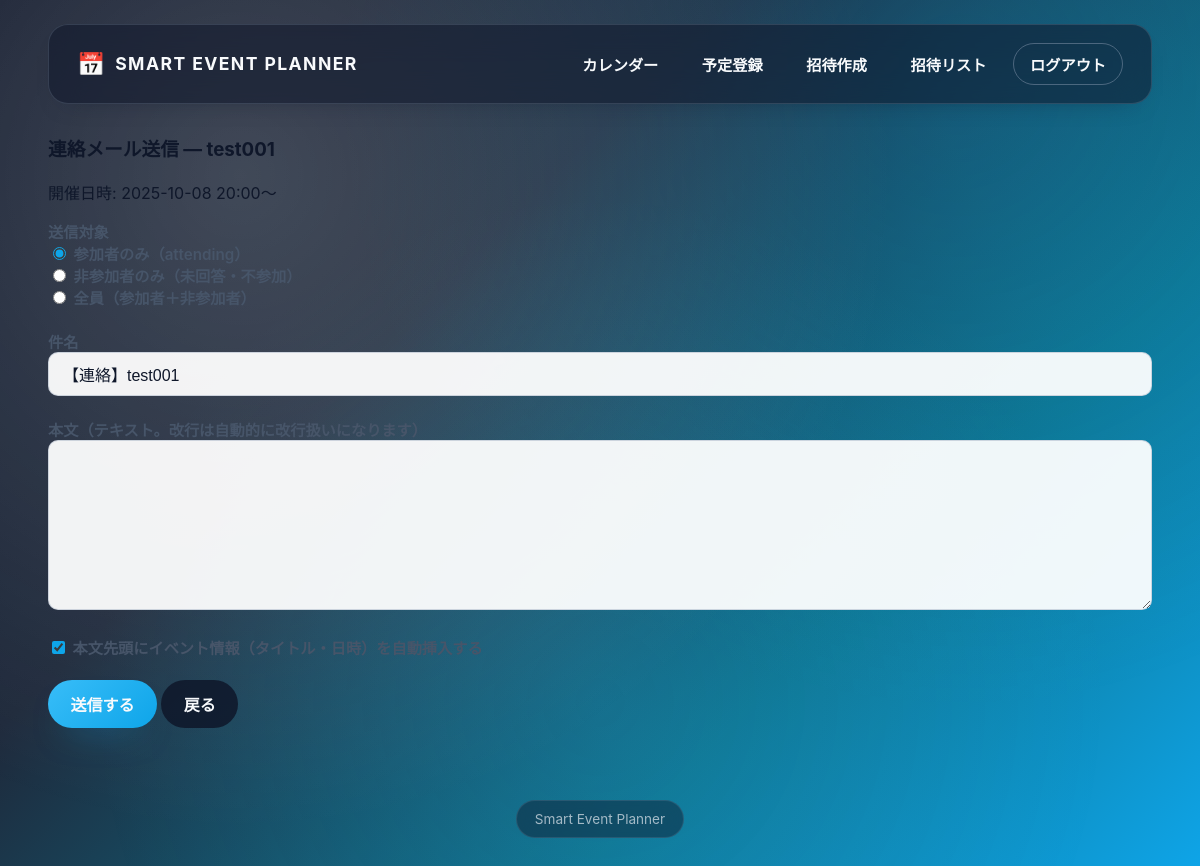
/event/1/email (signed in), run on an earlier commit of the app's database.
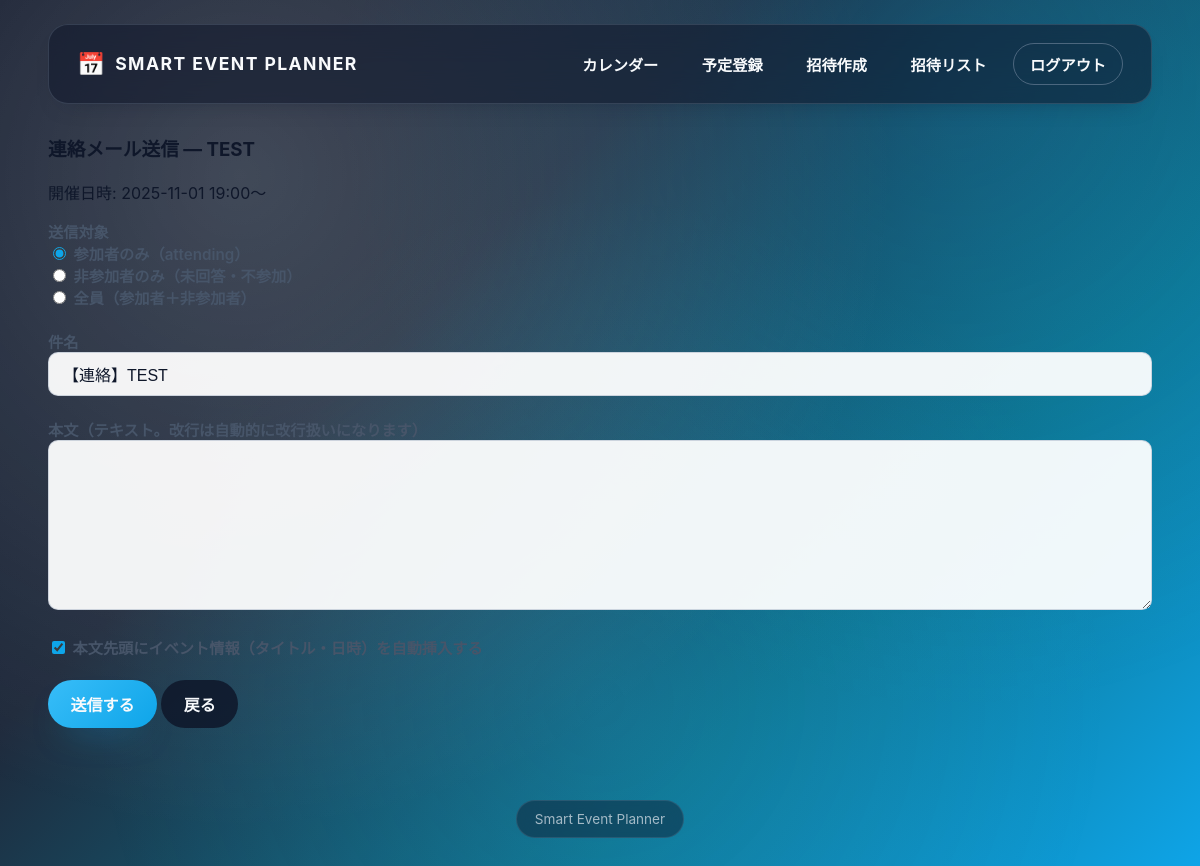
And on a later commit of the database.
### tables this page shows
CREATE TABLE events(
          id INTEGER PRIMARY KEY AUTOINCREMENT,
          organizer_id INTEGER NOT NULL,
          title TEXT NOT NULL,
          start_datetime TEXT NOT NULL,
          end_datetime TEXT NOT NULL,
          status TEXT DEFAULT 'pending',
          created_at DATETIME DEFAULT CURRENT_TIMESTAMP,
          FOREIGN KEY(organizer_id) REFERENCES users(id)
        );

### sep.py (the view, shortened to what this page needs)
@app.route('/event/<int:event_id>/email', methods=['GET', 'POST'])
@login_required
def email_event_group(event_id):
    db = get_db()
    event = db.execute(
        'SELECT * FROM events WHERE id=? AND organizer_id=?',
        (event_id, session['user_id'])
    ).fetchone()
    if not event:
        flash('イベントが見つからないか、権限がありません。', 'danger')
        return redirect(url_for('invite_list'))
    if event['status'] != 'confirmed':
        flash('このイベントはまだ決定していません。決定後に送信できます。', 'warning')
        return redirect(url_for('invite_list'))
    default_subject = f"【連絡】{event['title']}"
    start_dt = None
    try:
        start_dt = datetime.fromisoformat(event['start_datetime']) if event['start_datetime'] else None
    except Exception:
        pass
    return render_template(
        'email_send.html',
        event=event,
        default_subject=default_subject,
        default_body_text='',
    )

### sep.py (called while the page is built)
@app.before_request
def _assign_req_id():
    g.req_id = uuid.uuid4().hex[:12]
    g.req_ts = pytime.time()

@app.after_request
def _log_req_summary(response):
    try:
        dur_ms = int((pytime.time() - getattr(g, "req_ts", pytime.time())) * 1000)
        ai_logger.debug(json.dumps({
            "event": "http_request",
            "req_id": getattr(g, "req_id", None),
            "path": request.path,
            "method": request.method,
            "status": response.status_code,
            "duration_ms": dur_ms
        }, ensure_ascii=False))
    except Exception:
        pass
    return response

def get_db():
    db = getattr(g, '_database', None)
    if db is None:
        db = g._database = sqlite3.connect(DATABASE)
        db.row_factory = sqlite3.Row
    return db

@app.teardown_appcontext
def close_connection(exc):
    db = getattr(g, '_database', None)
    if db:
        db.close()

def login_required(f):
    @wraps(f)
    def wrapper(*args, **kwargs):
        if 'user_id' not in session:
            flash('ログインが必要です。', 'warning')
            return redirect(url_for('login'))
        return f(*args, **kwargs)
    return wrapper

### templates/email_send.html
{% extends "base.html" %}
{% block content %}
<div class="container mt-4">
  <h3>連絡メール送信 — {{ event.title }}</h3>
  <p class="text-muted">
    開催日時:
    {% if event.start_datetime %}
      {{ event.start_datetime[:16]|replace('T',' ') }}〜
    {% else %}
      未設定
    {% endif %}
  </p>
  <form method="post">
    <div class="mb-3">
      <label class="form-label">送信対象</label>
      <div class="form-check">
        <input class="form-check-input" type="radio" name="group" id="g1" value="attending" checked>
        <label class="form-check-label" for="g1">参加者のみ（attending）</label>
      </div>
      <div class="form-check">
        <input class="form-check-input" type="radio" name="group" id="g2" value="non_attending">
        <label class="form-check-label" for="g2">非参加者のみ（未回答・不参加）</label>
      </div>
      <div class="form-check">
        <input class="form-check-input" type="radio" name="group" id="g3" value="all">
        <label class="form-check-label" for="g3">全員（参加者＋非参加者）</label>
      </div>
    </div>
    <div class="mb-3">
      <label class="form-label">件名</label>
      <input type="text" name="subject" class="form-control" value="{{ default_subject }}">
    </div>
    <div class="mb-3">
      <label class="form-label">本文（テキスト。改行は自動的に改行扱いになります）</label>
      <textarea name="body" rows="8" class="form-control">{{ default_body_text }}</textarea>
    </div>
    <div class="form-check mb-3">
      <input class="form-check-input" type="checkbox" name="include_event_block" id="include_event_block" value="1" checked>
      <label class="form-check-label" for="include_event_block">
        本文先頭にイベント情報（タイトル・日時）を自動挿入する
      </label>
    </div>
    <div class="d-flex gap-2">
      <button type="submit" class="btn btn-primary">送信する</button>
      <a href="{{ url_for('invite_list') }}" class="btn btn-secondary">戻る</a>
    </div>
  </form>
</div>
{% endblock %}

### templates/base.html (shortened to what this page needs)
<!DOCTYPE html>
<html lang="ja">
<head>
</head>
<body>
  <div class="app-shell">
    <header class="top-bar">
      <div class="top-bar-inner">
        <a class="brand" href="{{ url_for('calendar') if session.get('user_id') else url_for('index') }}">Smart Event Planner</a>
        <div class="header-actions">
          {% block header_actions %}
            {% if session.get('user_id') %}
              <nav class="nav-links">
                <a class="nav-link" href="{{ url_for('calendar') }}">カレンダー</a>
                <a class="nav-link" href="{{ url_for('create') }}">予定登録</a>
                <a class="nav-link" href="{{ url_for('invite') }}">招待作成</a>
                <a class="nav-link" href="{{ url_for('invite_list') }}">招待リスト</a>
                <a class="nav-link nav-link-outline" href="{{ url_for('logout') }}">ログアウト</a>
              </nav>
            {% else %}
              <nav class="nav-links">
                <a class="nav-link" href="{{ url_for('login') }}">ログイン</a>
                <a class="nav-link nav-link-primary" href="{{ url_for('register') }}">新規登録</a>
              </nav>
            {% endif %}
          {% endblock %}
        </div>
      </div>
    </header>
    <main class="content-area">
      {% block content %}{% endblock %}
    </main>
    <footer class="app-footer">
      <span>Smart Event Planner</span>
    </footer>
  </div>
</body>
</html>

### templates/base.html (style rules this page uses)
:root { --gradient: linear-gradient(135deg, #0f172a 0%, #1e293b 35%, #0e7490 70%, #0ea5e9 100%); --glass: rgba(15, 23, 42, 0.55); --glass-strong: rgba(15, 23, 42, 0.72); --surface: rgba(248, 250, 252, 0.96); --surface-strong: rgba(255, 255, 255, 0.98); --text-primary: #0f172a; --text-secondary: #475569; --text-muted: #94a3b8; --text-inverse: #f8fafc; --accent: #38bdf8; --accent-strong: #0ea5e9; --danger: #f43f5e; --success: #22c55e; --warning: #f59e0b; --info: #0ea5e9; --radius-lg: 20px; --radius-md: 14px; --radius-sm: 10px; --shadow-lg: 0 35px 60px -30px rgba(15, 23, 42, 0.65); --shadow-md: 0 20px 40px -32px rgba(15, 23, 42, 0.65); --shadow-sm: 0 12px 26px -20px rgba(15, 23, 42, 0.55); color-scheme: light; }
* { box-sizing: border-box; }
body { margin: 0; min-height: 100vh; font-family: 'Noto Sans JP', 'Inter', 'Segoe UI', sans-serif; color: var(--text-primary); background: var(--gradient); background-attachment: fixed; position: relative; }
body::before { content: ''; position: fixed; inset: 0; pointer-events: none; background: radial-gradient(circle at 20% 20%, rgba(255, 255, 255, 0.18), transparent 55%), radial-gradient(circle at 80% 10%, rgba(14, 165, 233, 0.18), transparent 50%), radial-gradient(circle at 50% 80%, rgba(56, 189, 248, 0.12), transparent 55%); z-index: -1; }
a { color: inherit; }
.app-shell { min-height: 100vh; display: flex; flex-direction: column; }
.top-bar { width: 100%; display: flex; justify-content: center; padding: 24px 0 12px; }
.top-bar-inner { width: min(1180px, 92vw); display: flex; align-items: center; justify-content: space-between; gap: 18px; padding: 18px 28px; background: var(--glass); backdrop-filter: blur(16px); border-radius: var(--radius-lg); border: 1px solid rgba(148, 163, 184, 0.22); box-shadow: var(--shadow-sm); color: var(--text-inverse); }
.brand { font-size: 1.1rem; font-weight: 700; letter-spacing: 0.08em; text-transform: uppercase; text-decoration: none; display: flex; align-items: center; gap: 0.55rem; }
.brand::before { content: '\1F4C5'; font-size: 1.4rem; }
.header-actions { flex-shrink: 0; }
.nav-links { display: flex; flex-wrap: wrap; gap: 0.6rem; align-items: center; justify-content: flex-end; }
.nav-link { padding: 0.55rem 1rem; border-radius: 999px; border: 1px solid transparent; color: var(--text-inverse); text-decoration: none; font-size: 0.95rem; font-weight: 600; transition: transform 0.25s ease, box-shadow 0.25s ease, background 0.25s ease; display: inline-flex; align-items: center; gap: 0.4rem; }
.nav-link-outline { border-color: rgba(148, 163, 184, 0.45); }
.content-area { flex: 1; width: min(1180px, 92vw); margin: 0 auto 48px; display: flex; flex-direction: column; gap: 28px; }
form { display: flex; flex-direction: column; gap: 22px; }
label { font-size: 0.95rem; font-weight: 600; color: var(--text-secondary); }
input[type="text"], input[type="email"], input[type="password"], input[type="date"], input[type="time"], input[type="datetime-local"], select, textarea { width: 100%; padding: 12px 14px; border-radius: var(--radius-sm); border: 1px solid rgba(148, 163, 184, 0.4); background: rgba(255, 255, 255, 0.94); font-size: 1rem; color: var(--text-primary); transition: border 0.2s ease, box-shadow 0.2s ease; }
textarea { min-height: 140px; resize: vertical; }
input[type="checkbox"], input[type="radio"] { width: auto; accent-color: var(--accent-strong); }
.btn, .button { display: inline-flex; align-items: center; justify-content: center; gap: 8px; padding: 0.75rem 1.4rem; border-radius: 999px; border: none; font-weight: 700; font-size: 1rem; cursor: pointer; text-decoration: none; transition: transform 0.2s ease, box-shadow 0.2s ease, background 0.2s ease; }
.btn-primary { background: linear-gradient(135deg, var(--accent) 0%, var(--accent-strong) 100%); color: var(--text-inverse); box-shadow: 0 18px 35px -20px rgba(14, 165, 233, 0.75); }
.btn-secondary { background: rgba(15, 23, 42, 0.85); color: var(--text-inverse); }
.app-footer { width: 100%; display: flex; justify-content: center; padding: 24px 0 40px; color: rgba(226, 232, 240, 0.7); font-size: 0.85rem; }
.app-footer span { background: rgba(15, 23, 42, 0.45); padding: 10px 18px; border-radius: 999px; border: 1px solid rgba(148, 163, 184, 0.18); backdrop-filter: blur(14px); }

What changed in the data, as far as the page shows it:
changed events: title "test001" → "TEST"; start_datetime "2025-10-08 20:00" → "2025-11-01 19:00"
Also different on the page:
form field subject: "【連絡】test001" → "【連絡】TEST"
